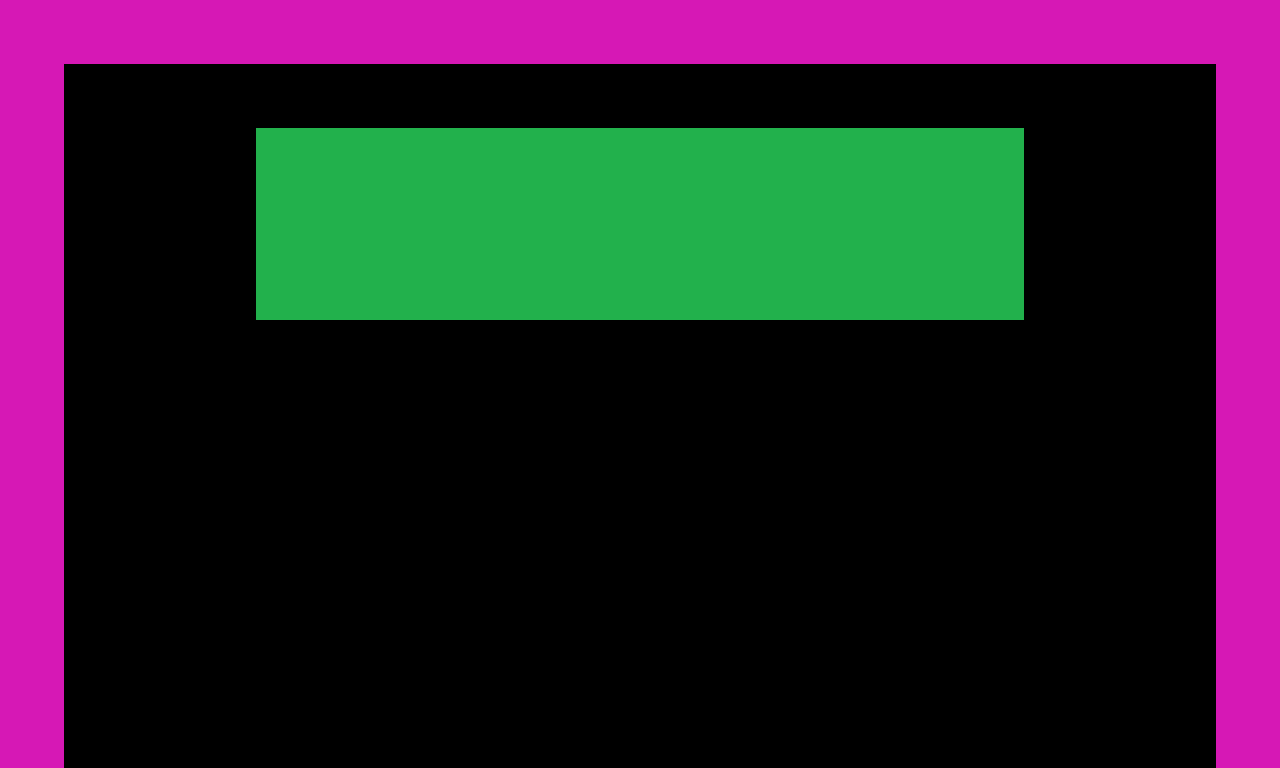

Below is a game level as drawn by its tile map, then a one-line description and the .tmx that defines it (tile-layer data replaced by summaries):
An orthogonal 20x12 tile map with 64x64 px tiles, 2 tile layers (Background, Objects), 4 tilesets and 6 objects (4x StaticColliders, Ball, PlayerPad).

<map version="1.0" orientation="orthogonal" renderorder="right-down" width="20" height="12" tilewidth="64" tileheight="64" nextobjectid="57">
 <tileset firstgid="1" name="puppycat" tilewidth="64" tileheight="64" tilecount="1" columns="1">
  <image source="puppycat.png" tans="ffffff" width="64" height="64" />
 </tileset>
 <tileset firstgid="2" name="wall" tilewidth="64" tileheight="64" tilecount="1" columns="1">
  <image source="wall.png" width="68" height="64" />
 </tileset>
 <tileset firstgid="3" source="assets/dunnolol.tsx" />
 <tileset firstgid="4" name="target" tilewidth="64" tileheight="64" tilecount="1" columns="1">
  <image source="target.png" width="68" height="64" />
 </tileset>
 <layer name="Background" width="20" height="12">
  <data>[240 cells, 78 non-empty, 2 distinct tile ids]</data>
 </layer>
 <objectgroup name="StaticColliders">
  <object id="3" type="StaticColliders" x="-1" y="0" width="1281" height="63" />
  <object id="4" type="StaticColliders" x="-3" y="1" width="68" height="767" />
  <object id="5" type="StaticColliders" x="-1" y="762" width="1280" height="65" />
  <object id="6" type="StaticColliders" x="1215" y="3" width="65" height="765" />
 </objectgroup>
 <layer name="Objects" width="20" height="12">
  <data>[240 cells, 0 non-empty, 0 distinct tile ids]</data>
 </layer>
 <objectgroup name="DynamicObjects">
  <object id="55" name="Ball" type="Ball" gid="1" x="511" y="703" width="64" height="64" />
  <object id="56" name="Paddle" type="PlayerPad" gid="3" x="383" y="769" width="256" height="64" />
 </objectgroup>
</map>
